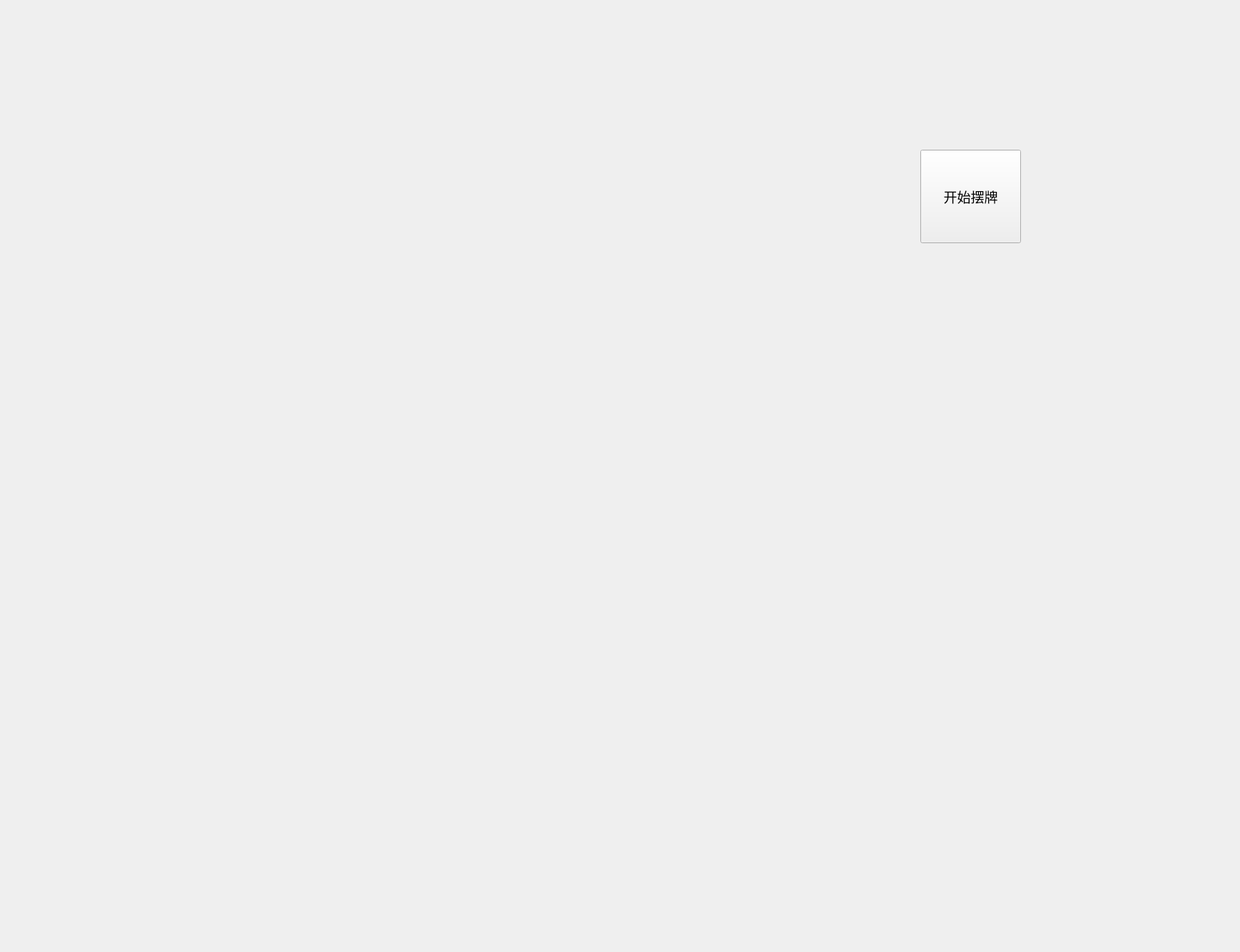
<?xml version="1.0" encoding="UTF-8"?>
<ui version="4.0">
 <class>Form</class>
 <widget class="QWidget" name="Form">
  <property name="geometry">
   <rect>
    <x>0</x>
    <y>0</y>
    <width>1738</width>
    <height>1335</height>
   </rect>
  </property>
  <property name="font">
   <font>
    <family>Arial</family>
    <pointsize>9</pointsize>
    <weight>75</weight>
    <italic>false</italic>
    <bold>true</bold>
   </font>
  </property>
  <property name="windowTitle">
   <string>Hi</string>
  </property>
  <property name="windowOpacity">
   <double>1.000000000000000</double>
  </property>
  <widget class="QPushButton" name="InitCard">
   <property name="geometry">
    <rect>
     <x>1290</x>
     <y>210</y>
     <width>141</width>
     <height>131</height>
    </rect>
   </property>
   <property name="font">
    <font>
     <family>等线</family>
     <pointsize>14</pointsize>
     <weight>50</weight>
     <italic>false</italic>
     <bold>false</bold>
    </font>
   </property>
   <property name="styleSheet">
    <string notr="true"/>
   </property>
   <property name="text">
    <string>开始摆牌</string>
   </property>
  </widget>
 </widget>
 <resources/>
 <connections>
  <connection>
   <sender>InitCard</sender>
   <signal>clicked()</signal>
   <receiver>Form</receiver>
   <slot>init_cards()</slot>
   <hints>
    <hint type="sourcelabel">
     <x>200</x>
     <y>360</y>
    </hint>
    <hint type="destinationlabel">
     <x>250</x>
     <y>292</y>
    </hint>
   </hints>
  </connection>
 </connections>
 <slots>
  <slot>init_cards()</slot>
  <slot>start()</slot>
  <slot>stop()</slot>
  <slot>switch_mode()</slot>
  <slot>beforeStart()</slot>
 </slots>
</ui>
